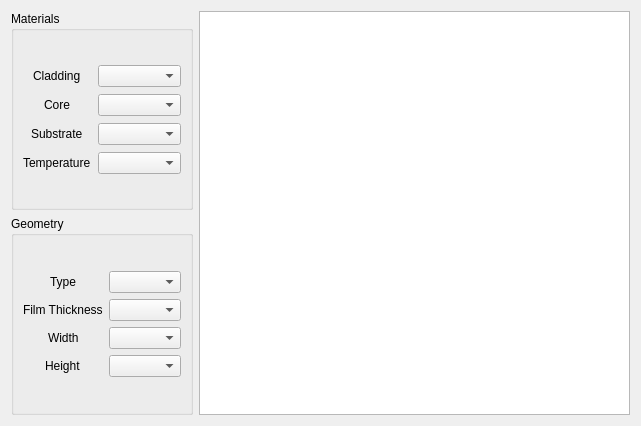
<?xml version="1.0" encoding="UTF-8"?>
<ui version="4.0">
 <class>DispersionForm</class>
 <widget class="QWidget" name="DispersionForm">
  <property name="geometry">
   <rect>
    <x>0</x>
    <y>0</y>
    <width>641</width>
    <height>426</height>
   </rect>
  </property>
  <property name="windowTitle">
   <string>Form</string>
  </property>
  <property name="locale">
   <locale language="English" country="UnitedStates"/>
  </property>
  <layout class="QHBoxLayout" name="horizontalLayout">
   <item>
    <layout class="QVBoxLayout" name="verticalLayout">
     <item>
      <widget class="QGroupBox" name="groupBox_2">
       <property name="title">
        <string>Materials</string>
       </property>
       <layout class="QFormLayout" name="formLayout_2">
        <property name="fieldGrowthPolicy">
         <enum>QFormLayout::AllNonFixedFieldsGrow</enum>
        </property>
        <property name="labelAlignment">
         <set>Qt::AlignCenter</set>
        </property>
        <property name="formAlignment">
         <set>Qt::AlignLeading|Qt::AlignLeft|Qt::AlignVCenter</set>
        </property>
        <property name="horizontalSpacing">
         <number>7</number>
        </property>
        <property name="verticalSpacing">
         <number>7</number>
        </property>
        <item row="0" column="0">
         <widget class="QLabel" name="label_5">
          <property name="text">
           <string>Cladding</string>
          </property>
         </widget>
        </item>
        <item row="0" column="1">
         <widget class="QComboBox" name="comboBoxCladding"/>
        </item>
        <item row="1" column="0">
         <widget class="QLabel" name="label_6">
          <property name="text">
           <string>Core</string>
          </property>
         </widget>
        </item>
        <item row="1" column="1">
         <widget class="QComboBox" name="comboBoxCore"/>
        </item>
        <item row="2" column="0">
         <widget class="QLabel" name="label_7">
          <property name="text">
           <string>Substrate</string>
          </property>
         </widget>
        </item>
        <item row="2" column="1">
         <widget class="QComboBox" name="comboBoxSubstrate"/>
        </item>
        <item row="3" column="0">
         <widget class="QLabel" name="label_8">
          <property name="text">
           <string>Temperature</string>
          </property>
         </widget>
        </item>
        <item row="3" column="1">
         <widget class="QComboBox" name="comboBoxTemperature"/>
        </item>
       </layout>
      </widget>
     </item>
     <item>
      <widget class="QGroupBox" name="groupBox">
       <property name="title">
        <string>Geometry</string>
       </property>
       <layout class="QFormLayout" name="formLayout">
        <property name="labelAlignment">
         <set>Qt::AlignCenter</set>
        </property>
        <property name="formAlignment">
         <set>Qt::AlignCenter</set>
        </property>
        <item row="0" column="0">
         <widget class="QLabel" name="label">
          <property name="text">
           <string>Type</string>
          </property>
         </widget>
        </item>
        <item row="0" column="1">
         <widget class="QComboBox" name="comboBoxType"/>
        </item>
        <item row="1" column="0">
         <widget class="QLabel" name="label_2">
          <property name="text">
           <string>Film Thickness</string>
          </property>
         </widget>
        </item>
        <item row="1" column="1">
         <widget class="QComboBox" name="comboBoxFilmThickness"/>
        </item>
        <item row="2" column="0">
         <widget class="QLabel" name="label_3">
          <property name="text">
           <string>Width</string>
          </property>
         </widget>
        </item>
        <item row="2" column="1">
         <widget class="QComboBox" name="comboBoxWidth"/>
        </item>
        <item row="3" column="0">
         <widget class="QLabel" name="label_4">
          <property name="text">
           <string>Height</string>
          </property>
         </widget>
        </item>
        <item row="3" column="1">
         <widget class="QComboBox" name="comboBoxHeight"/>
        </item>
       </layout>
      </widget>
     </item>
    </layout>
   </item>
   <item>
    <widget class="PlotWidget" name="dispersionPlotWidget"/>
   </item>
  </layout>
 </widget>
 <customwidgets>
  <customwidget>
   <class>PlotWidget</class>
   <extends>QGraphicsView</extends>
   <header location="global">pyqtgraph</header>
  </customwidget>
 </customwidgets>
 <resources/>
 <connections/>
</ui>
